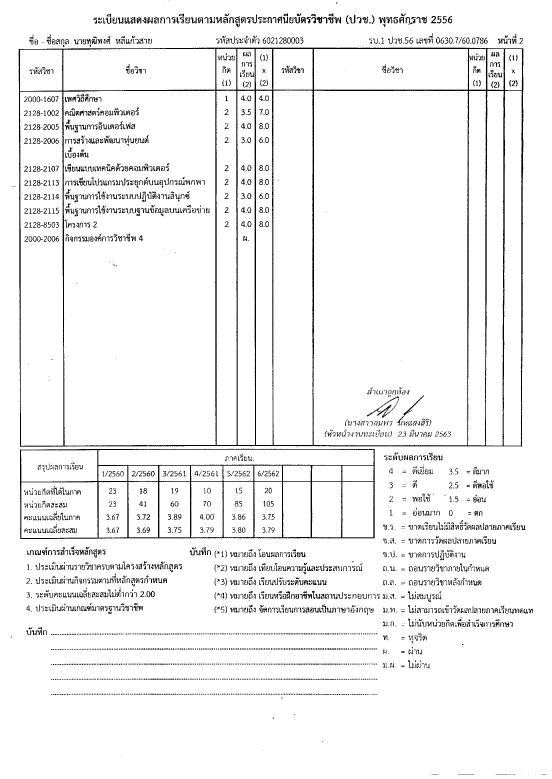
#> input picture scan/aun/ปวช/back/Image_20240817_0001.jpg, 1654 x 2337 px, given in place of transcript_tn_f_1.png, which was not available (shown at 1/3 size); the run also reads 1 picture not shown here
$ jupyter execute --allow-errors ocr_transcripts_V6_TN_TSR.ipynb   (text cells are left out)
#> lines starting #> are read from the running program, lines starting #| are printed output that depends on the picture; after the words box and inside, x2 and y2 are one past the last pixel; in counts of white or black regions, pixels touching at a corner belong together; pictures that were not available may be replaced by others from this repository, and a replacement may not be noted
[cell 1]
import time
global_start_time = time.time()
print("Start timing...")

[cell 2]
import pytesseract
print(pytesseract.get_tesseract_version())
#> (this line was passed over: pytesseract is not available in this run)
pytesseract.pytesseract.tesseract_cmd = r'C:\\Program Files\\Tesseract-OCR\\tesseract.exe'

[cell 3]
import cv2
from matplotlib import table
import numpy as np
import matplotlib.pyplot as plt
from pathlib import Path
from PIL import Image

output_folder = Path("../data/output_images/output_V6_TN_TSR")
output_folder.mkdir(exist_ok=True)

image = Image.open("C:/Users/Impan/Documents/ocr-engine-python/data/test_images/transcript/technician/good/transcript_tn_f_1.png")
#> image is the input picture: PIL image 1654x2337 L; min 0, max 255, mean 242.2
#image = Image.open("C:/Users/Impan/Documents/ocr-engine-python/data/test_images/scan/pun/ปวส/Image_20240817_0001.png")
#image = Image.open("C:/Users/Impan/Documents/ocr-engine-python/data/test_images/transcript/technician/slightly_tilted/transcript_tn_st_f_15.png")

if image is None:
    raise FileNotFoundError("ไม่พบไฟล์ภาพ กรุณาตรวจสอบเส้นทางของไฟล์")

new_size = (1660, 2347)  # ตัวอย่างขนาดใหม่
resized_pil = image.resize(new_size, Image.LANCZOS) # ปรับขนาดภาพด้วย LANCZOS filter

# แปลงภาพจาก PIL Image เป็น NumPy array (ในรูปแบบ RGB)
img_rgb = np.array(resized_pil)

# แปลงจาก RGB เป็น BGR เพื่อให้ใช้งานกับ OpenCV ได้
img_cv = cv2.cvtColor(img_rgb, cv2.COLOR_RGB2BGR)

denoised = cv2.bilateralFilter(img_cv, d=9, sigmaColor=75, sigmaSpace=75) # จำกัด noise
gray_img = cv2.cvtColor(denoised, cv2.COLOR_BGR2GRAY)


binary_gaussian = cv2.adaptiveThreshold(
    gray_img,
    maxValue=255,
    adaptiveMethod=cv2.ADAPTIVE_THRESH_GAUSSIAN_C,
    thresholdType=cv2.THRESH_BINARY_INV,
    blockSize=51,
    C=15 #21
)
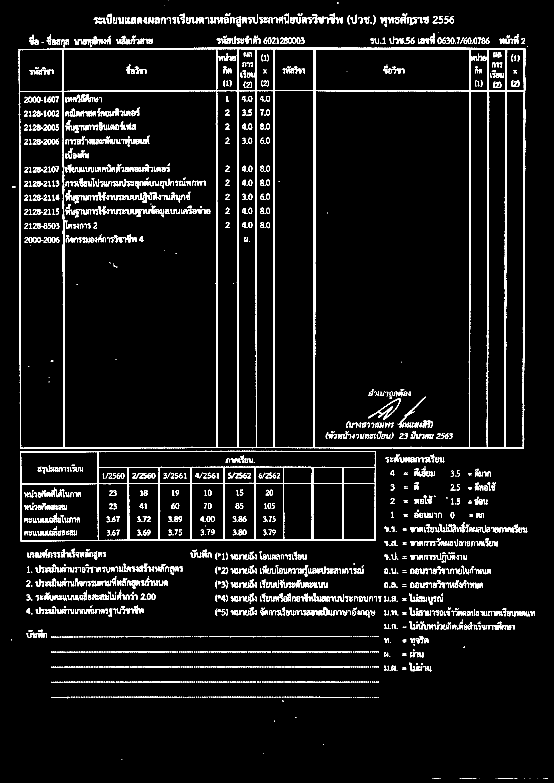
#> binary_gaussian: shape (2347, 1660) (shown at 1/3 size); 5.8% white; 2582 white regions (979 under 20 px), largest, box (x1, y1, x2, y2) and area: (56, 143, 1576, 1346) 70283, (60, 1352, 1128, 1624) 19795, (1193, 1190, 1277, 1283) 584

# สร้าง kernel สำหรับ morphological operation
kernel = np.ones((3, 3), np.uint8)
dilated = cv2.dilate(binary_gaussian, kernel, iterations=1)
#> dilated: shape (2347, 1660); 10.8% white; 781 white regions (38 under 20 px), largest, box (x1, y1, x2, y2) and area: (55, 142, 1577, 1347) 110162, (59, 1351, 1129, 1625) 33537, (284, 536, 492, 568) 2957
# ใช้ closing เพื่อเติมเต็มส่วนที่ขาดของเส้น
closed_dummy = cv2.morphologyEx(binary_gaussian, cv2.MORPH_CLOSE, kernel, iterations=1)
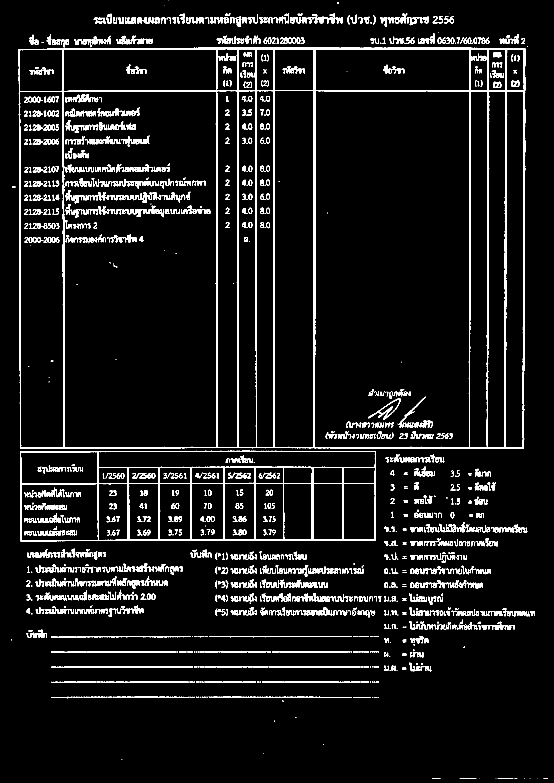
#> closed_dummy: shape (2347, 1660) (shown at 1/3 size); 6.4% white; 954 white regions (156 under 20 px), largest, box (x1, y1, x2, y2) and area: (56, 143, 1576, 1346) 72402, (60, 1352, 1128, 1624) 20251, (285, 537, 478, 566) 1620

cv2.imwrite(f"{output_folder}/img_cv.png", img_cv)
cv2.imwrite(f"{output_folder}/denoised.png", denoised)
cv2.imwrite(f"{output_folder}/gray.png", gray_img)
cv2.imwrite(f"{output_folder}/binary_g.png", binary_gaussian)
cv2.imwrite(f"{output_folder}/dilated.png", dilated)
cv2.imwrite(f"{output_folder}/closed_dummy.png", closed_dummy)
#> Out = True

[cell 4]
def split_grade_table_and_students(binary_img, denoised, dummy):

    # แยกตาราง
    num_labels, labels, stats, centroids = cv2.connectedComponentsWithStats(dummy, connectivity=8)
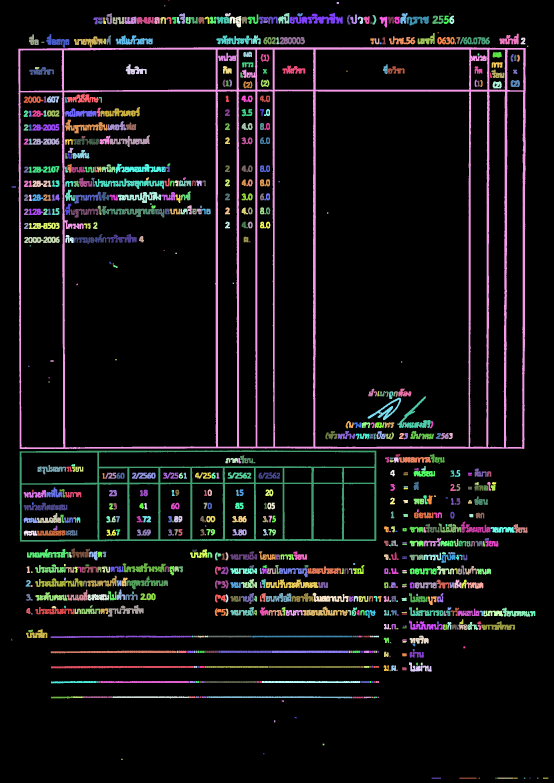
#> labels: shape (2347, 1660) int32 (shown at 1/3 size); 782 distinct labels, from 0 to 781; one colour per label, 0 black
#> num_labels = 782; stats = 782 rows, first 6: [0, 0, 1660, 2347, 3475868], [505, 0, 3, 2, 6], [1010, 6, 7, 6, 41], [493, 16, 3, 3, 9], [675, 39, 17, 10, 132], [834, 39, 34, 32, 675]; centroids = 782 pairs, first value 34.57 to 1636.5, second value 0.5 to 2334
    areas = [stat[4] for stat in stats]  # ดึงค่า area
#> areas = 782 values, max 3475868 at index 0, min 6 at index 1, mean 4982.1
    sorted_areas = sorted(areas, reverse=True)  # เรียงลำดับจากมากไปน้อย
#> sorted_areas = 782 values, max 3475868 at index 0, min 6 at index 781, mean 4982.1
    second_max_area = sorted_areas[1]  # ค่าอันดับ 2
#> second_max_area = 110162
    second_max_area_index = areas.index(second_max_area)  # หาตำแหน่งในลิสต์เดิม
#> second_max_area_index = 72
    table_position = stats[second_max_area_index]
#> table_position = [55, 142, 1522, 1205, 110162]
    x, y, w, h, area = table_position
#> x = 55; y = 142; w = 1522; h = 1205; area = 110162

    table_img = binary_img[y:y+h, x:x+w]
#> table_img: shape (1205, 1522); 6.2% white; 612 white regions (67 under 20 px), largest, box (x1, y1, x2, y2) and area: (1, 1, 1521, 1204) 70283, (1138, 1048, 1222, 1141) 584, (1079, 1077, 1138, 1117) 451
    table_dummy_img = dummy[y:y+h, x:x+w]
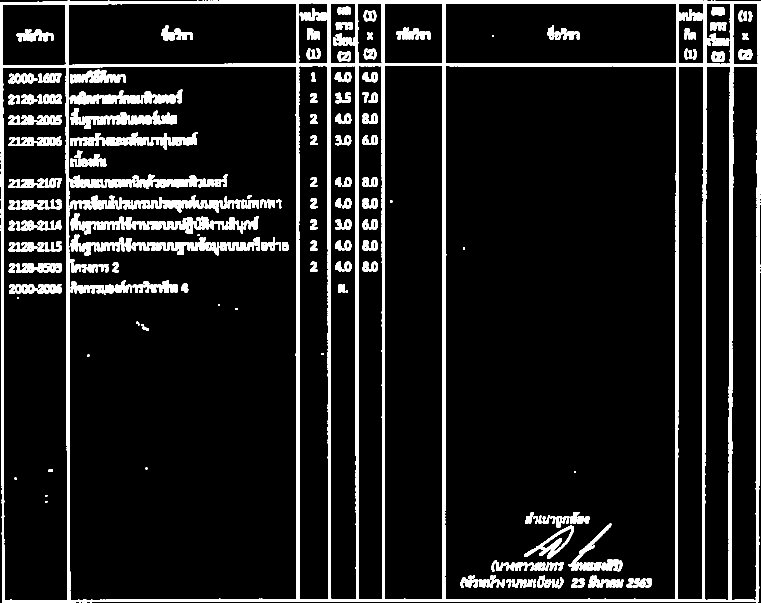
#> table_dummy_img: shape (1205, 1522) (shown at 1/2 size); 10.7% white; 226 white regions (16 under 20 px), largest, box (x1, y1, x2, y2) and area: (0, 0, 1522, 1205) 110162, (229, 394, 437, 426) 2957, (1137, 1047, 1237, 1142) 2263
    table_original_img = denoised[y:y+h, x:x+w]
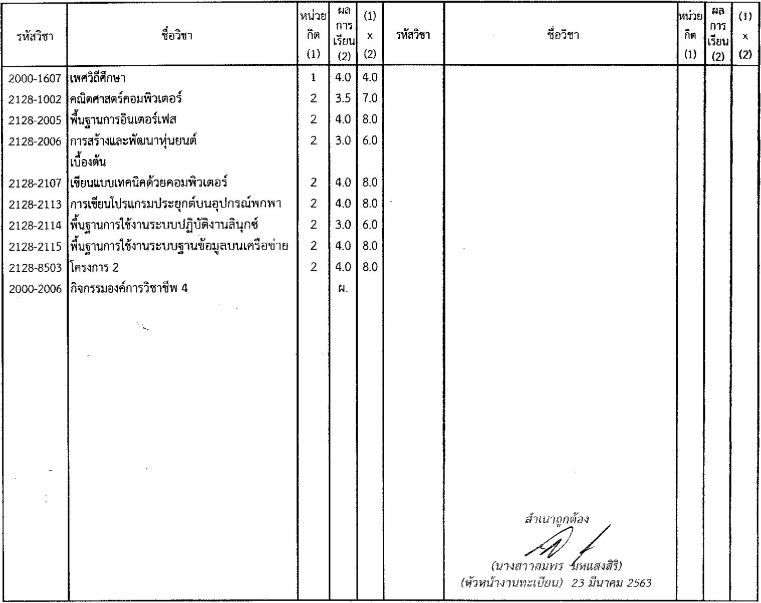
#> table_original_img: shape (1205, 1522, 3) (shown at 1/2 size); min 0, max 255, mean 241.3

    # ข้อมูลนักเรียน
    #x_start = int((x+w) * 0.40) # ความกว้าง 40% ของตาราง
    x_end = int((x+w) * 0.85) # ความกว้าง 85% ของตาราง
#> x_end = 1340
    x_split_half = int((x+w) * 0.38) # ความกว้าง 38% ของตาราง
#> x_split_half = 599

    student_info_img = binary_img[:y, :x_end]
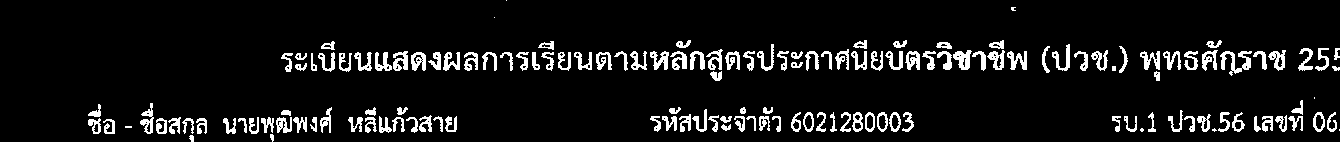
#> student_info_img: shape (142, 1340); 8.2% white; 149 white regions (8 under 20 px), largest, box (x1, y1, x2, y2) and area: (1220, 51, 1252, 76) 336, (953, 50, 972, 70) 228, (1007, 51, 1027, 70) 211
    student_info_fh_img = binary_img[:y, :x_split_half] # ครึ่งแรก
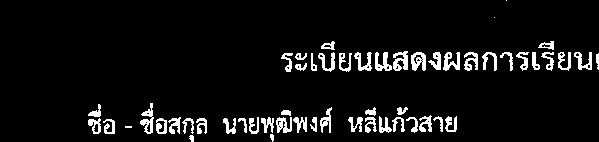
#> student_info_fh_img: shape (142, 599); 6.5% white; 55 white regions (3 under 20 px), largest, box (x1, y1, x2, y2) and area: (393, 51, 408, 71) 199, (140, 103, 154, 134) 198, (411, 52, 426, 71) 193
    student_info_sh_img = binary_img[:y, x_split_half:x_end] # ครึ่งหลัง
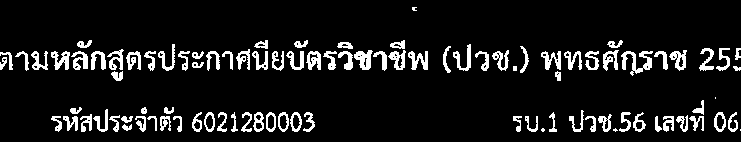
#> student_info_sh_img: shape (142, 741); 9.6% white; 96 white regions (5 under 20 px)

    return table_img, table_dummy_img, table_original_img, student_info_img, student_info_fh_img, student_info_sh_img

def biggest_contour(contours):
    biggest = np.array([])
    max_area = 0
    for i in contours:
        area = cv2.contourArea(i)
        #print(area)
        if area > 1000:
            #print("มา")
            peri = cv2.arcLength(i, True)
            approx = cv2.approxPolyDP(i, 0.02 * peri, True)
            if area > max_area and len(approx) == 4:
                biggest = approx
                max_area = area

    return biggest

def persective_transformation(table_binary_img, table_original_img, table_dummy_img):

    # ค้นหาคอนทัวร์
    contours, hierarchy = cv2.findContours(table_dummy_img, cv2.RETR_TREE, cv2.CHAIN_APPROX_SIMPLE)
#> contours = 1529 contours, 661 with area under 20; largest, box (x1, y1, x2, y2) and area: (55, 142, 1577, 1347) 1823314, (944, 273, 1409, 1342) 491044, (191, 274, 649, 1343) 483462, (59, 1351, 1129, 1625) 288785, (60, 276, 191, 1343) 134362
    #contours, hierarchy = cv2.findContours(table_binary_img, cv2.RETR_EXTERNAL, cv2.CHAIN_APPROX_SIMPLE)
    contours = sorted(contours, key=cv2.contourArea, reverse=True)[:10]
#> contours = 10 contours; largest, box (x1, y1, x2, y2) and area: (55, 142, 1577, 1347) 1823314, (944, 273, 1409, 1342) 491044, (191, 274, 649, 1343) 483462, (59, 1351, 1129, 1625) 288785, (60, 276, 191, 1343) 134362

    # ค้นหาสี่เหลี่ยมที่ใหญ่ที่สุด
    biggest = biggest_contour(contours)
#> the loop in biggest_contour, `for i in contours:` made 10 passes
#> (area, peri, biggest, max_area) on pass 1: (1823313.5, 5531.5, [[55, 146], [59, 1346], [1572, 1345], [1576, 144]], 1823313.5)
#> after the loop in biggest_contour, `for i in contours:`: max_area = 1823313.5
#> biggest = [[55, 146], [59, 1346], [1572, 1345], [1576, 144]]

    points = biggest.reshape(4, 2)
#> points = [[55, 146], [59, 1346], [1572, 1345], [1576, 144]]
    input_points = np.zeros((4, 2), dtype="float32")

    points_sum = points.sum(axis=1)
#> points_sum = [201, 1405, 2917, 1720]
    input_points[0] = points[np.argmin(points_sum)]
    input_points[3] = points[np.argmax(points_sum)]

    points_diff = np.diff(points, axis=1)
#> points_diff = [91, 1287, -227, -1432]
    input_points[1] = points[np.argmin(points_diff)]
    input_points[2] = points[np.argmax(points_diff)]

    (top_left, top_right, bottom_right, bottom_left) = input_points

    # Euclidean Distance Formula
    bottom_width = np.sqrt(((bottom_right[0] - bottom_left[0]) ** 2) + ((bottom_right[1] - bottom_left[1]) ** 2))
    top_width = np.sqrt(((top_right[0] - top_left[0]) ** 2) + ((top_right[1] - top_left[1]) ** 2))
    rigth_height = np.sqrt(((top_left[0] - bottom_right[0]) ** 2) + ((top_left[1] - bottom_right[1]) ** 2))
    left_height = np.sqrt(((top_left[0] - bottom_left[0]) ** 2) + ((top_left[1] - bottom_left[1]) ** 2))

    # Output image size
    #max_width = max(int(bottom_width), int(top_width))
    expand_width = round(max(int(bottom_width), int(top_width)) * 0.4)
    max_width = max(int(bottom_width), int(top_width)) + expand_width
    max_height = max(int(rigth_height), int(left_height))

    # Desird points values in the output image
    converted_points = np.float32([[0, 0], [max_width, 0], [0, max_height], [max_width, max_height]])

    # Perspective transformaxtion
    matrix = cv2.getPerspectiveTransform(input_points, converted_points)
    img_out = cv2.warpPerspective(table_binary_img.copy(), matrix, (max_width, max_height))
    img_original_out = cv2.warpPerspective(table_original_img.copy(), matrix, (max_width, max_height))
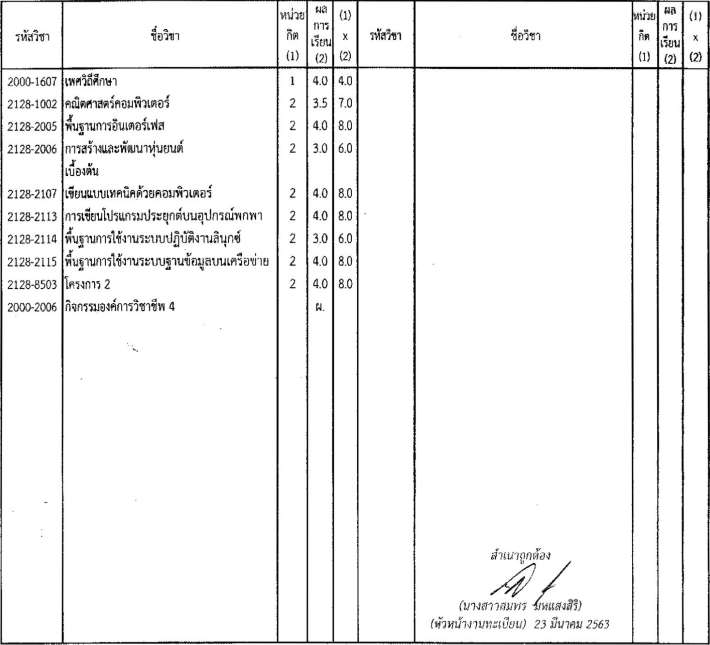
#> img_original_out: shape (1933, 2129, 3) (shown at 1/3 size); min 0, max 255, mean 241.4
    img_dummy_out = cv2.warpPerspective(table_dummy_img.copy(), matrix, (max_width, max_height))
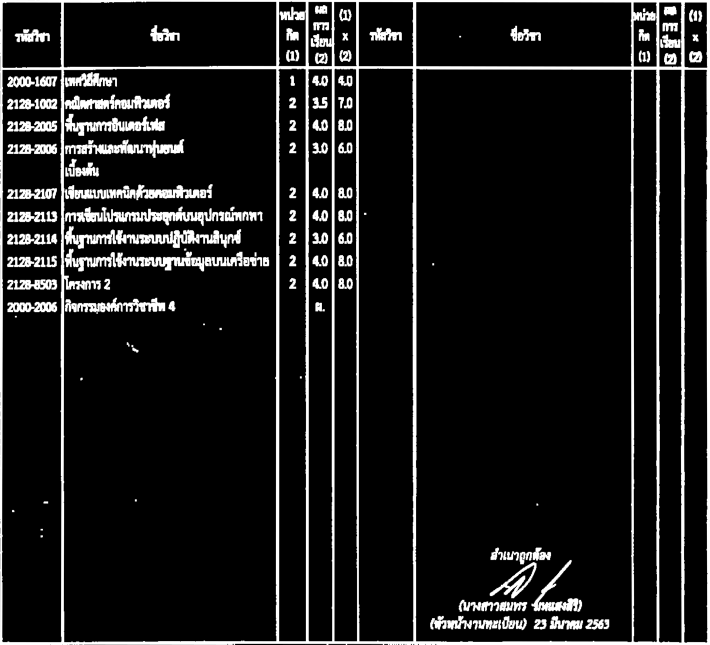
#> img_dummy_out: shape (1933, 2129) (shown at 1/3 size); min 0, max 255, mean 26.7

    #return img_out, img_original_out
    return img_out, img_original_out, img_dummy_out

table_img, table_dummy_img, table_original_img, student_info_img, student_info_fh_img, student_info_sh_img = split_grade_table_and_students(binary_gaussian, denoised, dilated)
table_persective_img, table_original_persective_img, table_dummy_persective_img = persective_transformation(binary_gaussian, denoised, dilated)
# [5 lines of commented-out code are left out]

cv2.imwrite(f"{output_folder}/table_img.png", table_img)
cv2.imwrite(f"{output_folder}/table_dummy_img.png", table_dummy_img)
cv2.imwrite(f"{output_folder}/table_original_img.png", table_original_img)
cv2.imwrite(f"{output_folder}/student_info_img.png", student_info_img)
cv2.imwrite(f"{output_folder}/student_info_fh_img.png", student_info_fh_img)
cv2.imwrite(f"{output_folder}/student_info_sh_img.png", student_info_sh_img)

cv2.imwrite(f"{output_folder}/table_persective_img.png", table_persective_img)
cv2.imwrite(f"{output_folder}/table_original_persective_img.png", table_original_persective_img)
cv2.imwrite(f"{output_folder}/table_dummy_persective_img.png", table_dummy_persective_img)
#> Out = True
#> (the rest of the program and of its run is left out)
